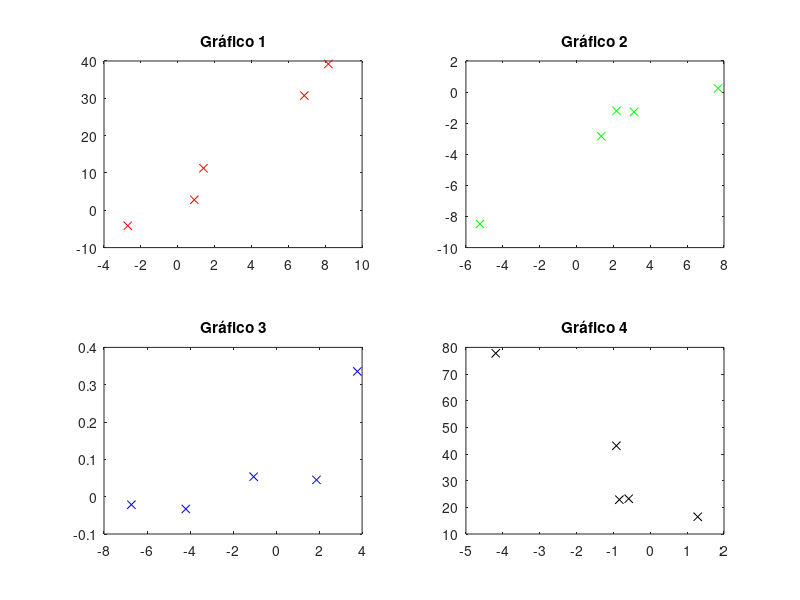

Source code (MATLAB):
clear
clc

x1 = [8.1710, 6.8664, 1.3960, 0.8992, -2.7101];
y1 = [39.2053, 30.7299, 11.2640, 2.8130, -4.1482];
subplot(2, 2, 1);
plot(x1, y1, 'rx');
title('Gráfico 1');

x2 = [7.6784, 3.1249, 2.1721, 1.3425, -5.2367];
y2 = [0.2369, -1.2767, -1.2050, -2.8443, -8.4783];
subplot(2, 2, 2);
plot(x2, y2, 'gx');
title('Gráfico 2');

x3 = [3.7796, 1.8787, -1.0432, -4.1964, -6.7271];
y3 = [0.3356, 0.0450, 0.0535, -0.0329, -0.0214];
subplot(2, 2, 3);
plot(x3, y3, 'bx');
title('Gráfico 3');

x4 = [1.2867, -0.5849, -0.8381, -0.9192, -4.1909];
y4 = [16.4650, 23.2295, 22.8824, 43.1092, 77.7867];
subplot(2, 2, 4);
plot(x4, y4, 'kx');
title('Gráfico 4');

